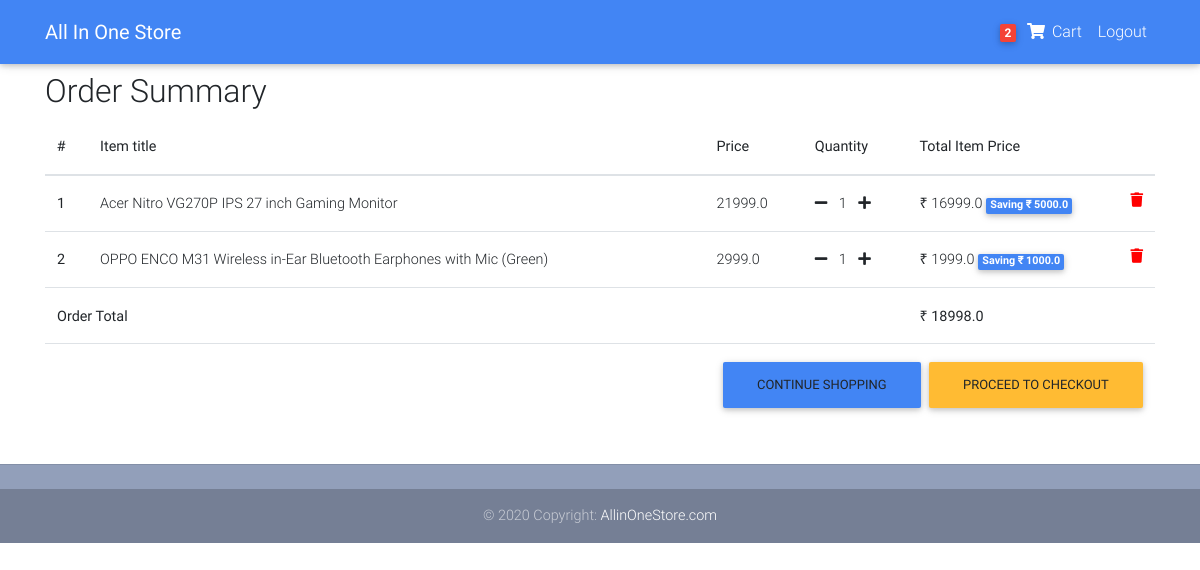
Screenshot of /order-summary/ (signed in) with the database file from the repository.
### core/models.py (models this page shows, shortened)
class Order(models.Model):
    user = models.ForeignKey(settings.AUTH_USER_MODEL,
                             on_delete=models.CASCADE)
    ref_code = models.CharField(max_length=20, blank=True, null=True)
    items = models.ManyToManyField(OrderItem)
    start_date = models.DateTimeField(auto_now_add=True)
    ordered_date = models.DateTimeField()
    ordered = models.BooleanField(default=False)
    shipping_address = models.ForeignKey(
        'Address', related_name='shipping_address', on_delete=models.SET_NULL, blank=True, null=True)
    billing_address = models.ForeignKey(
        'Address', related_name='billing_address', on_delete=models.SET_NULL, blank=True, null=True)
    payment = models.ForeignKey(
        'Payment', on_delete=models.SET_NULL, blank=True, null=True)
    coupon = models.ForeignKey(
        'Coupon', on_delete=models.SET_NULL, blank=True, null=True)
    being_delivered = models.BooleanField(default=False)
    received = models.BooleanField(default=False)
    refund_requested = models.BooleanField(default=False)
    refund_granted = models.BooleanField(default=False)
    '''
    1. Item added to cart
    2. Adding a billing address
    (Failed checkout)
    3. Payment
    (Preprocessing, processing, packaging etc.)
    4. Being delivered
    5. Received
    6. Refunds
    '''
    def get_total(self):
        total = 0
        for order_item in self.items.all():
            total += order_item.get_final_price()
        if self.coupon:
            total -= self.coupon.amount
        return total

class OrderItem(models.Model):
    user = models.ForeignKey(settings.AUTH_USER_MODEL,
                             on_delete=models.CASCADE)
    ordered = models.BooleanField(default=False)
    item = models.ForeignKey(Item, on_delete=models.CASCADE)
    quantity = models.IntegerField(default=1)
    def get_total_item_price(self):
        return self.quantity * self.item.price
    def get_total_discount_item_price(self):
        return self.quantity * self.item.discount_price
    def get_amount_saved(self):
        return self.get_total_item_price() - self.get_total_discount_item_price()
    def get_final_price(self):
        if self.item.discount_price:
            return self.get_total_discount_item_price()
        return self.get_total_item_price()

class Item(models.Model):
    title = models.CharField(max_length=100)
    price = models.FloatField()
    discount_price = models.FloatField(blank=True, null=True)
    category = models.CharField(choices=CATEGORY_CHOICES, max_length=2)
    label = models.CharField(choices=LABEL_CHOICES, max_length=1)
    slug = models.SlugField()
    description = models.TextField()
    image = models.CharField(max_length=100)

### core/views.py (the view)
# urls.py: path('order-summary/', OrderSummaryView.as_view(), name='order-summary'),
class OrderSummaryView(LoginRequiredMixin, View):
    def get(self, *args, **kwargs):
        try:
            order = Order.objects.get(user=self.request.user, ordered=False)
            context = {
                'object': order
            }
            return render(self.request, 'order_summary.html', context)
        except ObjectDoesNotExist:
            messages.warning(self.request, "You do not have an active order")
            return redirect("/")

### core/templatetags/cart_template_tags.py (called while the page is built)
@register.filter
def cart_item_count(user):
    if user.is_authenticated:
        qs = Order.objects.filter(user=user, ordered=False)
        if qs.exists():
            return qs[0].items.count()
    return 0

### templates/order_summary.html (shortened to what this page needs)
{% extends "base.html" %}
{% block content %}
  <main>
    <div class="container">
    <div class="table-responsive text-nowrap">
    <h2>Order Summary</h2>
    <table class="table">
        <thead>
        <tr>
            <th scope="col">#</th>
            <th scope="col">Item title</th>
            <th scope="col">Price</th>
            <th scope="col">Quantity</th>
            <th scope="col">Total Item Price</th>
        </tr>
        </thead>
        <tbody>
        {% for order_item in object.items.all %}
        <tr>
            <th scope="row">{{ forloop.counter }}</th>
            <td>{{ order_item.item.title }}</td>
            <td>{{ order_item.item.price }}</td>
            <td>
                <a href="{% url 'core:remove-single-item-from-cart' order_item.item.slug %}"><i class="fas fa-minus mr-2"></i></a>
                {{ order_item.quantity }}
                <a href="{% url 'core:add-to-cart' order_item.item.slug %}"><i class="fas fa-plus ml-2"></i></a>
            </td>
            <td>
            {% if order_item.item.discount_price %}
                ₹ {{ order_item.get_total_discount_item_price }}
                <span class="badge badge-primary">Saving ₹ {{ order_item.get_amount_saved }}</span>
            {% else %}
                ₹ {{ order_item.get_total_item_price }}
            {% endif %}
            <a style='color: red;' href="{% url 'core:remove-from-cart' order_item.item.slug %}">
                <i class="fas fa-trash float-right"></i>
            </a>
            </td>
        </tr>
        {% endfor %}
        {% if object.get_total %}
        <tr>
            <td colspan="4"><b>Order Total</b></td>
            <td><b>₹ {{ object.get_total }}</b></td>
        </tr>
        <tr>
            <td colspan="5">
            <a class='btn btn-warning float-right ml-2' href='/checkout/'>Proceed to checkout</a>
            <a class='btn btn-primary float-right' href='/'>Continue shopping</a>
            </td>
        </tr>
        {% endif %}
        </tbody>
    </table>
    </div>
    </div>
  </main>
{% endblock content %}

### templates/navbar.html (shortened to what this page needs)
{% load cart_template_tags %}
<nav class="navbar fixed-top navbar-expand-lg navbar-dark bg-primary white scrolling-navbar">
    <div class="container">
      <a class="navbar-brand waves-effect" href="/">
        <strong class="white-text">All In One Store</strong>
      </a>
      <div class="collapse navbar-collapse" id="navbarSupportedContent">
        <ul class="navbar-nav nav-flex-icons">
          {% if request.user.is_authenticated %}
          <li class="nav-item">
            <a href="{% url 'core:order-summary' %}" class="nav-link waves-effect">
              <span class="badge red z-depth-1 mr-1"> {{ request.user|cart_item_count }} </span>
              <i class="fas fa-shopping-cart"></i>
              <span class="clearfix d-none d-sm-inline-block"> Cart </span>
            </a>
          </li>
          <li class="nav-item">
            <a class="nav-link waves-effect" href="{% url 'account_logout' %}">
              <span class="clearfix d-none d-sm-inline-block"> Logout </span>
            </a>
          </li>
          {% endif %}
        </ul>
      </div>
    </div>
  </nav>

### templates/base.html (style rules this page uses)
html, body, header, .carousel { height: 60vh; }

### rows the page displays
OrderItem: item "Acer Nitro VG270P IPS 27 inch Gaming Monitor", item.price "21999.0", quantity "1", get_total_discount_item_price "16999.0", get_amount_saved "5000.0"
OrderItem: item "OPPO ENCO M31 Wireless in-Ear Bluetooth Earphones with Mic (Green)", item.price "2999.0", quantity "1", get_total_discount_item_price "1999.0", get_amount_saved "1000.0"
Order: get_total "18998.0"

### other values shown
{{ request.user|cart_item_count }} "2"
